Frame 1 (no input): blank canvas, image omitted
Frame 60 (no input): blank canvas, image omitted
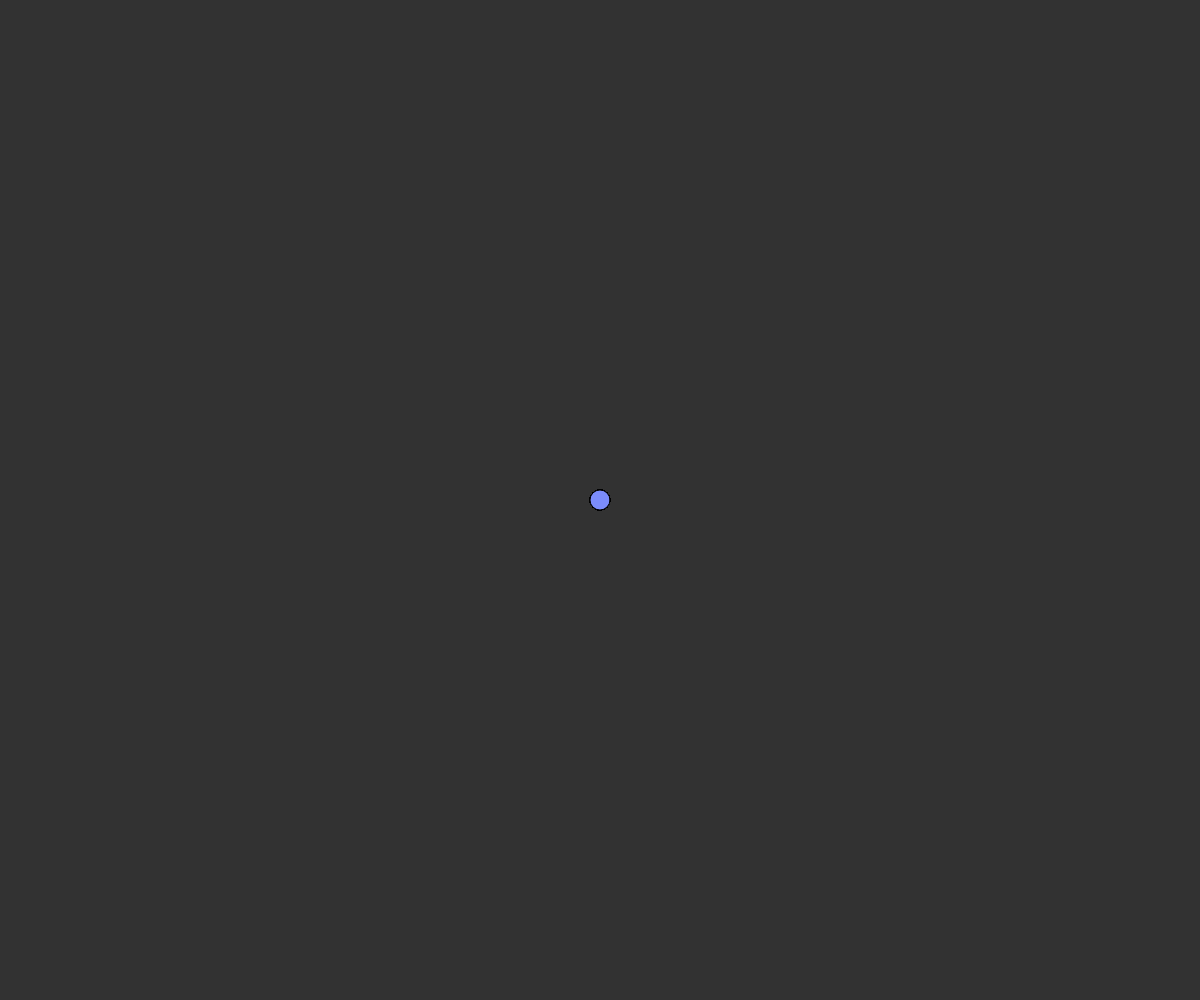
Frame 120 (the mouse pressed at the canvas centre since frame 60)

The p5.js sketch whose frames 1 and 60 were blank and that drew this single picture after the mouse press (run headless with seeded random() and noise() and a simulated clock; from frame 60 on, the mouse is pressed at the canvas centre):

// p5.js sketch
// ── sketch.js
// 1. Create the canvas and set a background color
function setup() {
  createCanvas(windowWidth, windowHeight);
  background(50); // Grey

}

// 2. Draw ellipses where the mouse is
function drawEllipses() {
  var radius = 20;

  // Draw ellipses at mouse position
  ellipse(mouseX, mouseY, radius, radius);

  // 4. Get fancy with drawing ellipses
  // Draw ellipses mirrored across the x-axis
  ellipse(width - mouseX, mouseY, radius, radius);
  
  // Draw ellipses mirrored across the y-axis
  ellipse(mouseX, height - mouseY, radius, radius);
  
  // Draw ellipses mirrored across both the x and y axes 
  ellipse(width - mouseX, height - mouseY, radius, radius);
}

// 3. Fill random color
function fillRandomColor() {
  // Select a random color
  var r = random(100, 255);
  var g = random(100, 255);
  var b = random(100, 255); 
  var randomColor = color(r,g,b); 

  fill(randomColor);
}

// 1. Draw ellipses
function draw() {
  fillRandomColor();

  if (mouseIsPressed) {
    drawEllipses();
  }
}
